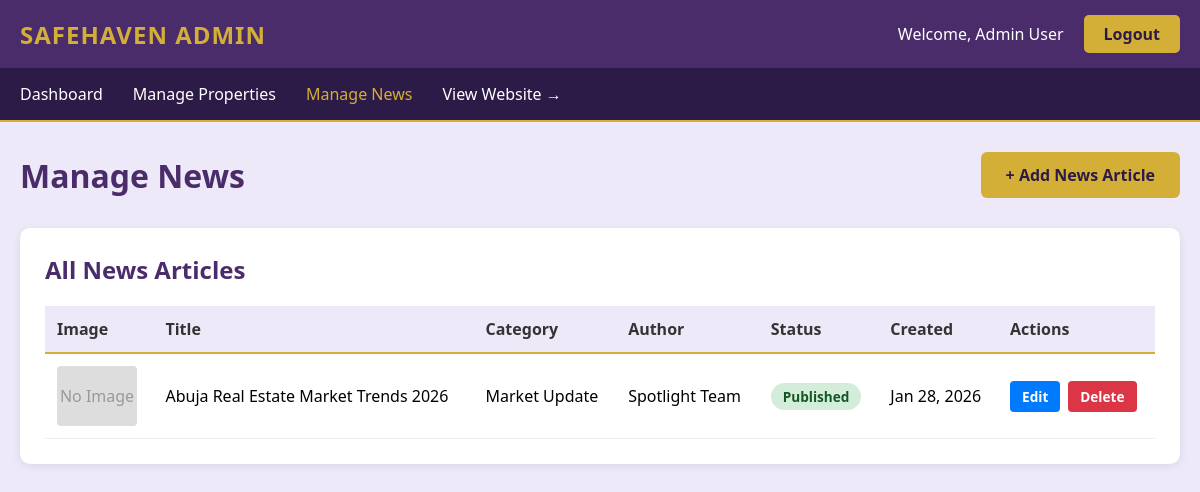
/admin-news.php (signed in), run on the app's committed database.
### tables this page shows
CREATE TABLE `news` (
  `id` int(11) NOT NULL,
  `title` varchar(255) NOT NULL,
  `slug` varchar(255) NOT NULL,
  `content` text NOT NULL,
  `excerpt` varchar(500) DEFAULT NULL,
  `image` varchar(255) DEFAULT NULL,
  `author` varchar(100) DEFAULT NULL,
  `category` varchar(50) DEFAULT 'General',
  `status` varchar(20) DEFAULT 'draft',
  `views` int(11) DEFAULT 0,
  `created_at` timestamp NOT NULL DEFAULT current_timestamp(),
  `updated_at` timestamp NOT NULL DEFAULT current_timestamp() ON UPDATE current_timestamp(),
  `published_at` timestamp NULL DEFAULT NULL,
  `created_by` int(11) DEFAULT NULL
);

### admin-news.php (the view, shortened to what this page needs)
<?php
$db = new \Database();
$conn = $db->getConnection();
$query = "SELECT * FROM news ORDER BY created_at DESC";
$stmt = $conn->prepare($query);
$stmt->execute();
$news_list = $stmt->fetchAll(PDO::FETCH_ASSOC);
$show_form = isset($_GET['action']) && $_GET['action'] == 'add' || isset($_GET['edit']);
?>
<!DOCTYPE html>
<html lang="en">
<head>
</head>
<body>
    <header class="admin-header">
        <div class="container">
            <div class="admin-logo">SAFEHAVEN ADMIN</div>
            <div class="admin-user">
                <span>Welcome, <?php echo htmlspecialchars($_SESSION['admin_name']); ?></span>
                <a href="admin-logout.php" class="btn-logout">Logout</a>
            </div>
        </div>
    </header>
    <nav class="admin-nav">
        <div class="container">
            <ul>
                <li><a href="admin-dashboard.php">Dashboard</a></li>
                <li><a href="admin-properties.php">Manage Properties</a></li>
                <li><a href="admin-news.php" class="active">Manage News</a></li>
                <li><a href="index.php" target="_blank">View Website →</a></li>
            </ul>
        </div>
    </nav>
    <div class="container">
        <div class="page-header">
            <h1>Manage News</h1>
            <?php if (!$show_form): ?>
                <a href="?action=add" class="btn-primary">+ Add News Article</a>
            <?php endif; ?>
        </div>
        <div class="news-table">
            <h2 style="color: var(--primary-color); margin-bottom: 20px;">All News Articles</h2>
            <?php if (count($news_list) > 0): ?>
                <table>
                    <thead>
                        <tr>
                            <th>Image</th>
                            <th>Title</th>
                            <th>Category</th>
                            <th>Author</th>
                            <th>Status</th>
                            <th>Created</th>
                            <th>Actions</th>
                        </tr>
                    </thead>
                    <tbody>
                        <?php foreach ($news_list as $news): ?>
                            <tr>
                                <td>
                                    <?php if ($news['image'] && file_exists('uploads/news/' . $news['image'])): ?>
                                        <img src="uploads/news/<?php echo htmlspecialchars($news['image']); ?>"
                                            alt="News" class="news-img">
                                    <?php else: ?>
                                        <div class="news-img" style="background:#ddd; display:flex; align-items:center; justify-content:center; color:#999;">No Image</div>
                                    <?php endif; ?>
                                </td>
                                <td><?php echo htmlspecialchars($news['title']); ?></td>
                                <td><?php echo htmlspecialchars($news['category']); ?></td>
                                <td><?php echo htmlspecialchars($news['author']); ?></td>
                                <td>
                                    <span class="status-badge status-<?php echo $news['status']; ?>">
                                        <?php echo ucfirst($news['status']); ?>
                                    </span>
                                </td>
                                <td><?php echo date('M d, Y', strtotime($news['created_at'])); ?></td>
                                <td>
                                    <div class="action-buttons">
                                        <a href="?edit=<?php echo $news['id']; ?>" class="btn-edit">Edit</a>
                                        <a href="?delete=<?php echo $news['id']; ?>"
                                            class="btn-delete"
                                            onclick="return confirm('Are you sure you want to delete this news article?')">Delete</a>
                                    </div>
                                </td>
                            </tr>
                        <?php endforeach; ?>
                    </tbody>
                </table>
            <?php else: ?>
                <p style="color: #999; text-align: center; padding: 40px 0;">No news articles found. Add your first article!</p>
            <?php endif; ?>
        </div>
    </div>
</body>
</html>

### admin-news.php (style rules this page uses)
* { margin: 0; padding: 0; box-sizing: border-box; }
:root { --primary-color: #4B2C6B; --primary-dark: #2D1B47; --accent-color: #D4AF37; --text-dark: #333333; --white: #ffffff; --light-gray: #EEE9F8; }
body { font-family: 'Segoe UI', Tahoma, Geneva, Verdana, sans-serif; background: var(--light-gray); }
.admin-header { background: var(--primary-color); color: var(--white); padding: 15px 0; box-shadow: 0 2px 5px rgba(0, 0, 0, 0.1); }
.admin-header .container { max-width: 1400px; margin: 0 auto; padding: 0 20px; display: flex; justify-content: space-between; align-items: center; }
.admin-logo { font-size: 1.5rem; font-weight: 700; color: var(--accent-color); letter-spacing: 1px; }
.admin-user { display: flex; align-items: center; gap: 20px; }
.btn-logout { background: var(--accent-color); color: var(--primary-dark); padding: 8px 20px; border-radius: 5px; text-decoration: none; font-weight: 600; transition: all 0.3s; }
.admin-nav { background: var(--primary-dark); padding: 15px 0; border-bottom: 2px solid var(--accent-color); }
.admin-nav .container { max-width: 1400px; margin: 0 auto; padding: 0 20px; }
.admin-nav ul { list-style: none; display: flex; gap: 30px; flex-wrap: wrap; }
.admin-nav a { color: var(--white); text-decoration: none; font-weight: 500; transition: color 0.3s; }
.admin-nav a:hover, .admin-nav a.active { color: var(--accent-color); }
.container { max-width: 1400px; margin: 0 auto; padding: 30px 20px; }
.page-header { display: flex; justify-content: space-between; align-items: center; margin-bottom: 30px; }
.page-header h1 { color: var(--primary-color); font-size: 2rem; }
.btn-primary { background: var(--accent-color); color: var(--primary-dark); padding: 12px 25px; border-radius: 6px; text-decoration: none; font-weight: 600; transition: all 0.3s; display: inline-block; }
.news-table { background: var(--white); padding: 25px; border-radius: 10px; box-shadow: 0 2px 10px rgba(0, 0, 0, 0.08); overflow-x: auto; }
table { width: 100%; border-collapse: collapse; }
th { background: var(--light-gray); padding: 12px; text-align: left; font-weight: 600; color: var(--text-dark); border-bottom: 2px solid var(--accent-color); }
td { padding: 12px; border-bottom: 1px solid #eee; }
.news-img { width: 80px; height: 60px; object-fit: cover; border-radius: 4px; }
.action-buttons { display: flex; gap: 8px; }
.btn-edit, .btn-delete { padding: 6px 12px; border-radius: 4px; text-decoration: none; font-size: 0.85rem; font-weight: 600; transition: all 0.3s; }
.btn-edit { background: #007bff; color: var(--white); }
.btn-delete { background: #dc3545; color: var(--white); }
.status-badge { padding: 4px 12px; border-radius: 20px; font-size: 0.85rem; font-weight: 600; }
.status-published { background: #d4edda; color: #155724; }

### data on the page
news: shows "No Image", title "Abuja Real Estate Market Trends 2026", category "Market Update", author "Spotlight Team", status "Published", created_at "Jan 28, 2026"

### other printed values
$_SESSION['admin_name'] "Admin User"
